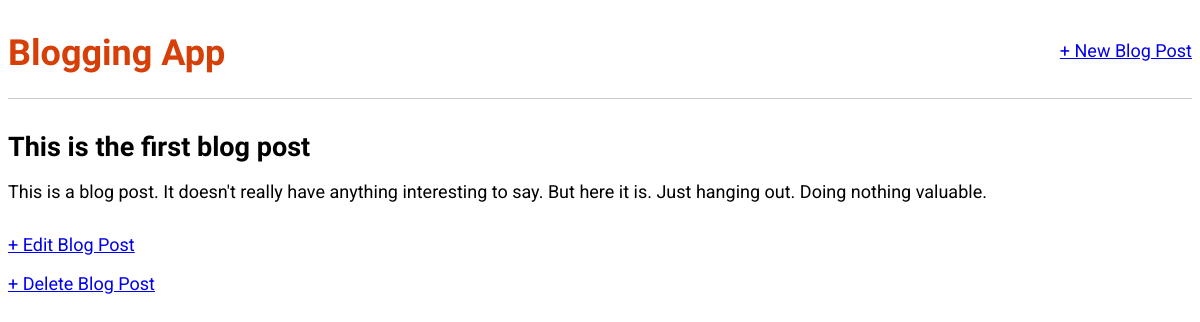
/post/1/, run on an earlier commit of the app's database.
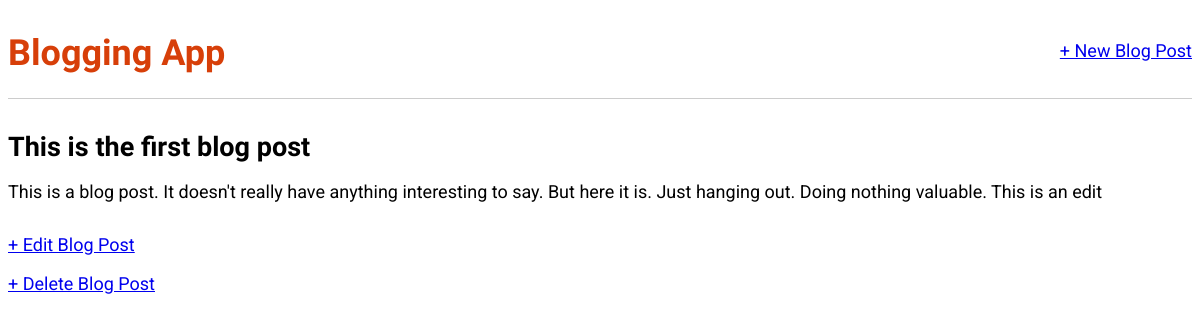
And on a later commit of the database.
### blog/models.py (models this page shows, shortened)
class Post(models.Model):
    title = models.CharField(max_length=200)
    author = models.ForeignKey(
            "auth.User",
            on_delete=models.CASCADE,
            )
    body = models.TextField()

### blog/views.py (the view)
# urls.py: path("post/<int:pk>/", BlogDetailView.as_view(), name="post_detail"),
class BlogDetailView(DetailView):
    model = Post
    template_name = "post_detail.html"

### templates/post_detail.html
{% extends "base.html" %}
{% block content %}
	<div class="post-entry">
		<h2>{{ post.title }}</h2>
		<p>{{ post.body }}</p>
	</div>
	<p><a href="{% url 'post_edit' post.pk %}">+ Edit Blog Post</a></p>
	<p><a href="{% url 'post_delete' post.pk %}">+ Delete Blog Post</a></p>
{% endblock content %}

What changed in the data, as far as the page shows it:
changed Post "This is the first blog post": body "This is a blog post. It doesn't really have anything interesting to say. But here it is. Just hanging out. Doing nothing valuable." → "This is a blog post. It doesn't really have anything interesting to say. But here it is. Just hanging out. Doing nothing valuable. This is an edit"
